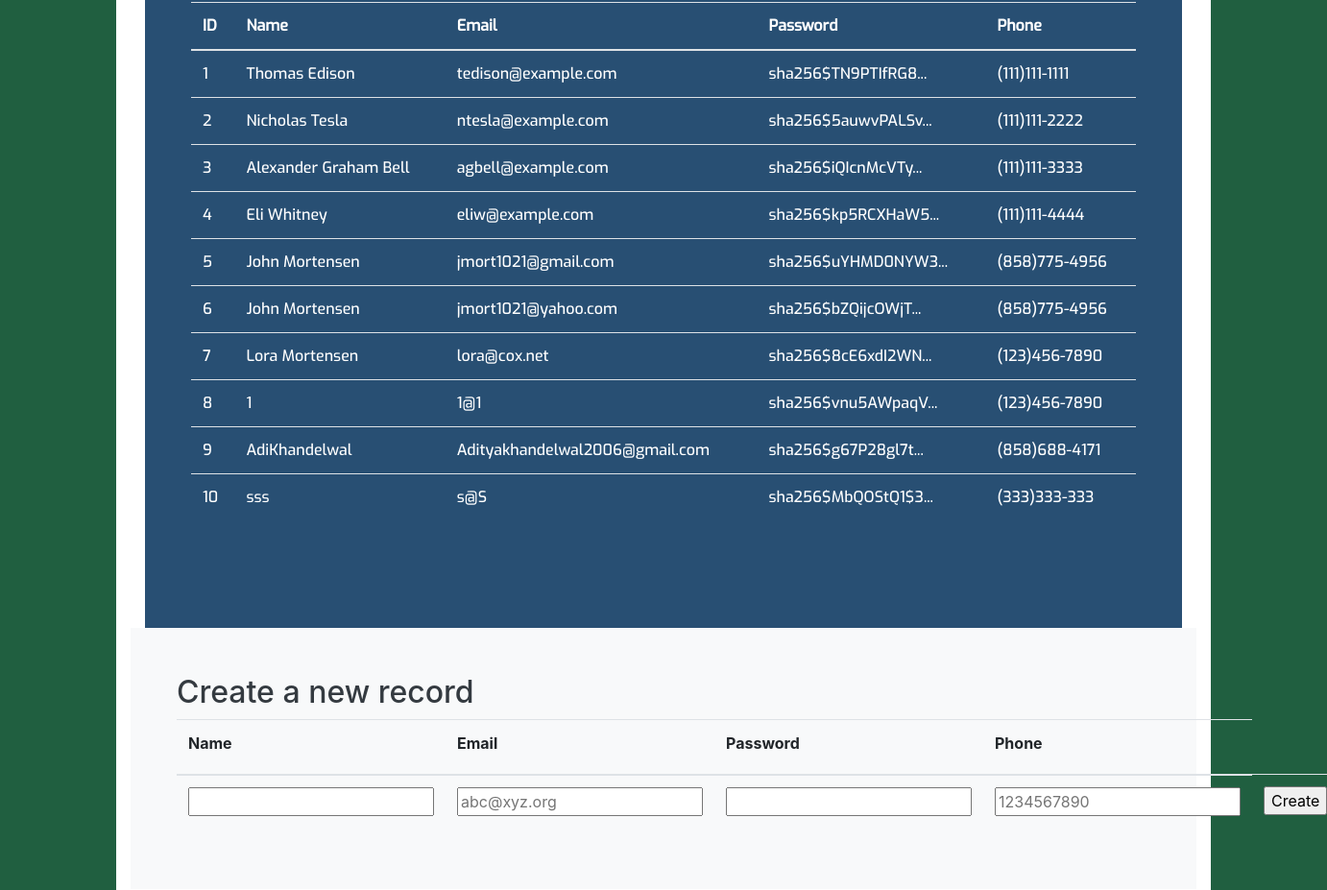
The page /crud/ (signed in, middle part) on the database as committed earlier.
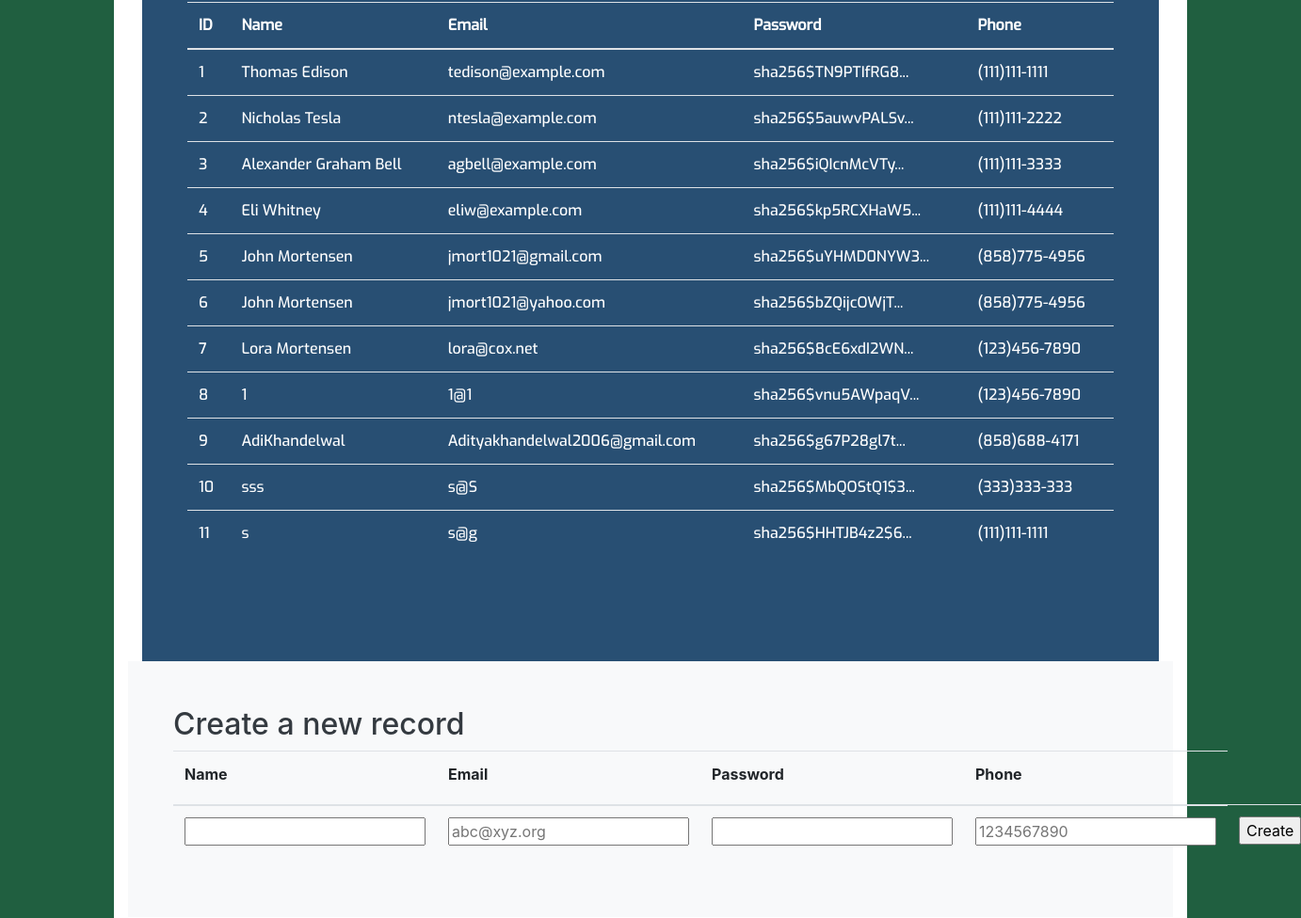
The same page on the database as committed later.
### cruddy/model.py (models this page shows, shortened)
class Users(UserMixin, db.Model):
    userID = db.Column(db.Integer, primary_key=True)
    name = db.Column(db.String(255), unique=False, nullable=False)
    email = db.Column(db.String(255), unique=True, nullable=False)
    password = db.Column(db.String(255), unique=False, nullable=False)
    phone = db.Column(db.String(255), unique=False, nullable=False)
    def read(self):
        return {
            "userID": self.userID,
            "name": self.name,
            "email": self.email,
            "password": self.password,
            "phone": self.phone,
            "query": "by_alc"  # This is for fun, a little watermark
        }

### cruddy/app_crud.py (the view)
@app_crud.route('/')
@login_required  # Flask-Login uses this decorator to restrict acess to logged in users
def crud():
    username = request.form.get('user_name')
    """obtains all Users from table and loads Admin Form"""
    return render_template("crud.html", table=users_all(), username=username)

### cruddy/query.py (called while the page is built)
def users_all():
    return users_all_alc()

def users_all_alc():
    table = Users.query.all()
    json_ready = [peep.read() for peep in table]
    return json_ready

@login_manager.user_loader
def user_loader(user_id):
    if user_id is not None:
        return Users.query.get(user_id)
    return None

### cruddy/templates/cruddy/crud.html (shortened to what this page needs)
<!DOCTYPE html>
{% extends "layouts/base.html" %}
{% block body %}
    <div class="container py-4" style="background-color: white">
        <div class="container" style="background-color: white">
            <div class="p-5" style="background-color: #284F73; color: white">
                <div class="row align-items-md-stretch" style="color: white">
                    <div class="container-fluid py-5">
                        <table class="table">
                            <thead>
                            <tr style="color: white; font-family: exo_med">
                                <th>ID</th>
                                <th>Name</th>
                                <th>Email</th>
                                <th>Password</th>
                                <th>Phone</th>
                            </tr>
                            </thead>
                            <tbody>
                            {% for row in table %}
                                {% set pn = "" ~ row['phone'] %}
                                {% set pnf = "(" ~ pn[0:3] ~ ")" ~ pn[3:6] ~ "-" ~ pn[6:10] %}
                                <tr style="color: white; font-family: exo_med">
                                    <td>{{ row['userID'] }}</td>
                                    <td>{{ row['name'] }}</td>
                                    <td>{{ row['email'] }}</td>
                                    <td>{{ row['password'] | truncate(20) }}</td>
                                    <td>{{ pnf }}</td>
                                </tr>
                            {% endfor %}
                            </tbody>
                        </table>
                    </div>
                </div>
            </div>
        </div>
        <div class="c ">
            <div class="p-5 mb-4 bg-light text-dark rounded-3" style="background-color:#284F73 ">
                <h2>Create a new record</h2>
                <form method="POST" ID="create" action={{url_for('crud.create')}} >
                    <table class="table">
                        <thead>
                        <tr>
                            <th><label for="name">Name</label></th>
                            <th><label for="email">Email</label></th>
                            <th><label for="password">Password</label></th>
                            <th><label for="phone">Phone</label></th>
                        </tr>
                        </thead>
                        <tbody>
                        <tr>
                            <td><input type="text" name="name" id="name" required></td>
                            <td><input type="email" name="email" id="email" placeholder="abc@xyz.org" required></td>
                            <td><input type="password" name="password" id="password" required></td>
                            <td><input type="tel" name="phone" id="phone" pattern="[0-9]{10}" placeholder="1234567890" required></td>
                            <td><input type="submit" value="Create"></td>
                        </tr>
                        </tbody>
                    </table>
                </form>
            </div>
        </div>
    </div>
{% endblock %}

### templates/layouts/base.html (shortened to what this page needs)
<!DOCTYPE HTML>
<html lang="en">
<head>
    <link rel="stylesheet" href="https://stackpath.bootstrapcdn.com/bootstrap/4.3.1/css/bootstrap.min.css">
    <link rel="stylesheet" href="https://cdnjs.cloudflare.com/ajax/libs/font-awesome/4.7.0/css/font-awesome.min.css">
</head>
<body>
{% block body %}
{% endblock %}
</body>
</html>

### templates/layouts/base.html (style rules this page uses)
html, body { margin: 0; height: 100%; width: 100% }

### cruddy/templates/cruddy/crud.html (style rules this page uses)
body { background-color: #205F40; }

Rows that differ between the two databases and show on the page:
added Users: userID "11", name "s", email "s@g", password "sha256$HHTJB4z2$6...", pnf "(111)111-1111"
